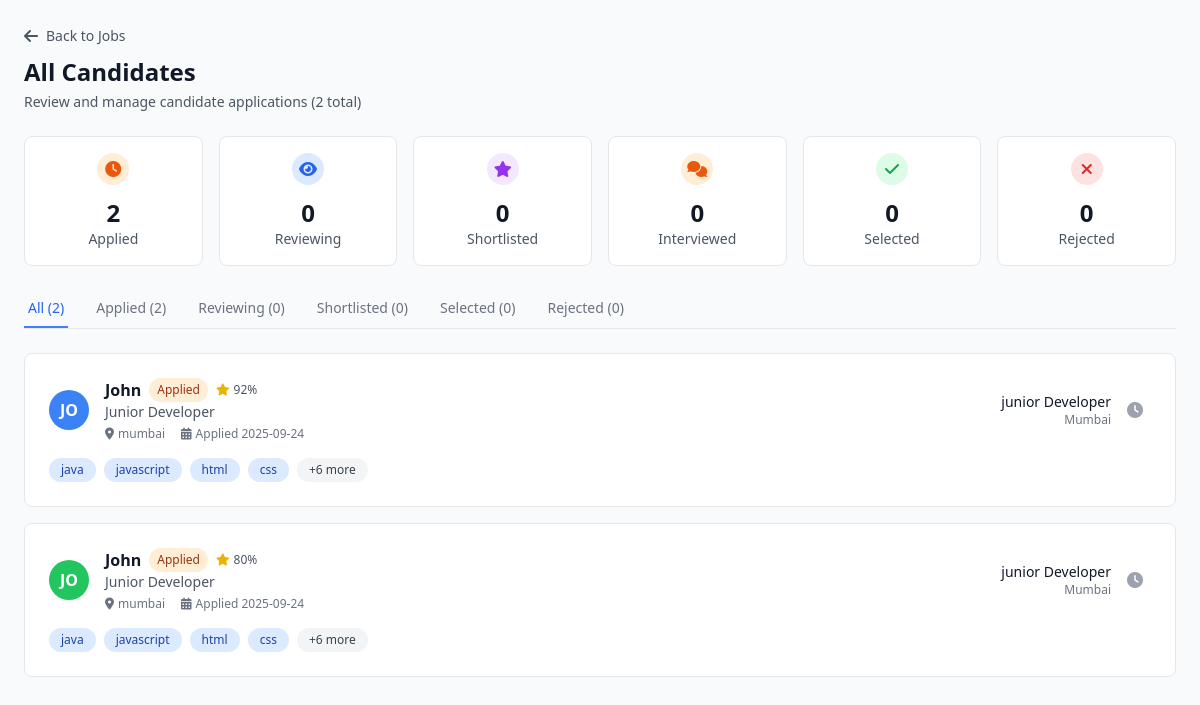
The app's page /recruiter/candidates/ (signed in) with its own data.
### jobs/models.py (models this page shows, shortened)
class Application(models.Model):
    STATUS_CHOICES = [
        ('applied', 'Applied'),
        ('under_review', 'Under Review'),
        ('interview', 'Interview'),
        ('hired', 'Hired'),
        ('rejected', 'Rejected'),
    ]
    job = models.ForeignKey('Job', on_delete=models.CASCADE, related_name='applications')
    developer = models.ForeignKey(User, on_delete=models.CASCADE, related_name='applications')
    status = models.CharField(max_length=20, choices=STATUS_CHOICES, default='applied')
    applied_at = models.DateTimeField(default=timezone.now)
    updated_at = models.DateTimeField(auto_now=True)
    notes = models.TextField(blank=True, null=True)  # For internal recruiter notes
    class Meta:
        unique_together = ('job', 'developer')  # Prevent duplicate applications
        ordering = ['-applied_at']

class Job(models.Model):
    recruiter = models.ForeignKey(settings.AUTH_USER_MODEL, on_delete=models.CASCADE, related_name='jobs')
    title = models.CharField(max_length=255)
    department = models.CharField(max_length=255, blank=True, null=True)
    job_type = models.CharField(max_length=20, choices=JOB_TYPE_CHOICES, default='full-time')
    location = models.CharField(max_length=255, blank=True, null=True)
    salary_min = models.PositiveIntegerField(blank=True, null=True)
    salary_max = models.PositiveIntegerField(blank=True, null=True)
    description = models.TextField(blank=True, null=True)
    requirements = models.JSONField(default=list, blank=True)
    benefits = models.JSONField(default=list, blank=True)
    status = models.CharField(max_length=20, choices=STATUS_CHOICES, default='draft')
    created_at = models.DateTimeField(auto_now_add=True)

### accounts/models.py (models this page shows, shortened)
class DeveloperProfile(models.Model):
    user = models.OneToOneField(User, on_delete=models.CASCADE)
    username = models.CharField(max_length=100)
    phone = models.CharField(max_length=15)
    location = models.CharField(max_length=100)
    title = models.CharField(max_length=100)
    experience = models.CharField(max_length=50)
    salary = models.DecimalField(max_digits=10, decimal_places=2, null=True, blank=True)
    summary = models.TextField()
    github_url = models.URLField(blank=True, null=True)
    leetcode_url = models.URLField(blank=True, null=True)
    resume = models.FileField(upload_to="resumes/", null=True, blank=True)
    skills = models.JSONField(default=list, blank=True)  # ✅ store parsed keywords

### recruiter/views.py (the view)
# urls.py: path('candidates/', views.all_candidates, name='all_candidates'),
@login_required
def all_candidates(request):
    recruiter = request.user
    applications = Application.objects.filter(
        job__recruiter=recruiter
    ).select_related(
        'job', 'developer'
    ).order_by('-applied_at')
    stats = {
        'applied': applications.filter(status='applied').count(),
        'under_review': applications.filter(status='under_review').count(),
        'interview': applications.filter(status='interview').count(),
        'hired': applications.filter(status='hired').count(),
        'rejected': applications.filter(status='rejected').count(),
    }
    ai_matcher = JobMatchingAI()
    processed_applications = []
    for app in applications:
        try:
            profile = DeveloperProfile.objects.get(user=app.developer)
        except DeveloperProfile.DoesNotExist:
            profile = type('Profile', (), {
                'username': app.developer.email.split('@')[0],  # Use email prefix as fallback
                'title': 'Developer',
                'location': 'Not specified',
                'skills': [],
            })()
        match_analysis = ai_matcher.calculate_comprehensive_match_score(profile, app.job)
        candidate_skills = getattr(profile, 'skills', []) or []
        if isinstance(candidate_skills, str):
            try:
                candidate_skills = json.loads(candidate_skills)
            except:
                candidate_skills = []
        processed_applications.append({
            'application': app,
            'profile': profile,
            'match_score': int(match_analysis.get('overall_score', 0)),
            'skills': candidate_skills[:4] if candidate_skills else [],
            'extra_skills_count': max(0, len(candidate_skills) - 4) if candidate_skills else 0,
            'match_analysis': match_analysis,
        })
    processed_applications.sort(key=lambda x: x['match_score'], reverse=True)
    context = {
        'applications': processed_applications,
        'stats': stats,
        'total_candidates': len(processed_applications),
    }
    return render(request, 'recruiter/all_candidates.html', context)

### templates/recruiter/all_candidates.html (shortened to what this page needs)
<!DOCTYPE html>
<html lang="en">
<head>
    <script src="https://cdn.tailwindcss.com"></script>
    <link href="https://cdnjs.cloudflare.com/ajax/libs/font-awesome/6.0.0/css/all.min.css" rel="stylesheet">
</head>
<body class="bg-gray-50 font-sans">
    <div class="max-w-7xl mx-auto p-6">
        <div class="mb-6">
            <div class="flex items-center mb-2">
                <button class="flex items-center text-gray-600 hover:text-gray-800 mr-4">
                    <a href="{% url 'recruiter:dashboard' %}"><i class="fas fa-arrow-left mr-2"></i></a>
                    <span class="text-sm font-medium">Back to Jobs</span>
                </button>
            </div>
            <h1 class="text-2xl font-semibold text-gray-900 mb-1">All Candidates</h1>
            <p class="text-gray-600 text-sm">Review and manage candidate applications ({{ total_candidates }} total)</p>
        </div>
        <div class="grid grid-cols-6 gap-4 mb-8">
            <div class="bg-white rounded-lg p-4 border border-gray-200 hover:shadow-md transition-shadow">
                <div class="flex items-center justify-center w-8 h-8 bg-orange-100 rounded-full mb-3 mx-auto">
                    <i class="fas fa-clock text-orange-600"></i>
                </div>
                <div class="text-center">
                    <h3 class="text-2xl font-bold text-gray-900">{{ stats.applied }}</h3>
                    <p class="text-sm text-gray-600">Applied</p>
                </div>
            </div>
            <div class="bg-white rounded-lg p-4 border border-gray-200 hover:shadow-md transition-shadow">
                <div class="flex items-center justify-center w-8 h-8 bg-blue-100 rounded-full mb-3 mx-auto">
                    <i class="fas fa-eye text-blue-600"></i>
                </div>
                <div class="text-center">
                    <h3 class="text-2xl font-bold text-gray-900">{{ stats.under_review }}</h3>
                    <p class="text-sm text-gray-600">Reviewing</p>
                </div>
            </div>
            <div class="bg-white rounded-lg p-4 border border-gray-200 hover:shadow-md transition-shadow">
                <div class="flex items-center justify-center w-8 h-8 bg-purple-100 rounded-full mb-3 mx-auto">
                    <i class="fas fa-star text-purple-600"></i>
                </div>
                <div class="text-center">
                    <h3 class="text-2xl font-bold text-gray-900">{{ stats.interview }}</h3>
                    <p class="text-sm text-gray-600">Shortlisted</p>
                </div>
            </div>
            <div class="bg-white rounded-lg p-4 border border-gray-200 hover:shadow-md transition-shadow">
                <div class="flex items-center justify-center w-8 h-8 bg-orange-100 rounded-full mb-3 mx-auto">
                    <i class="fas fa-comments text-orange-600"></i>
                </div>
                <div class="text-center">
                    <h3 class="text-2xl font-bold text-gray-900">{{ stats.interviewed|default:0 }}</h3>
                    <p class="text-sm text-gray-600">Interviewed</p>
                </div>
            </div>
            <div class="bg-white rounded-lg p-4 border border-gray-200 hover:shadow-md transition-shadow">
                <div class="flex items-center justify-center w-8 h-8 bg-green-100 rounded-full mb-3 mx-auto">
                    <i class="fas fa-check text-green-600"></i>
                </div>
                <div class="text-center">
                    <h3 class="text-2xl font-bold text-gray-900">{{ stats.hired }}</h3>
                    <p class="text-sm text-gray-600">Selected</p>
                </div>
            </div>
            <div class="bg-white rounded-lg p-4 border border-gray-200 hover:shadow-md transition-shadow">
                <div class="flex items-center justify-center w-8 h-8 bg-red-100 rounded-full mb-3 mx-auto">
                    <i class="fas fa-times text-red-600"></i>
                </div>
                <div class="text-center">
                    <h3 class="text-2xl font-bold text-gray-900">{{ stats.rejected }}</h3>
                    <p class="text-sm text-gray-600">Rejected</p>
                </div>
            </div>
        </div>
        <div class="mb-6">
            <div class="flex space-x-6 border-b border-gray-200">
                <button class="pb-2 px-1 border-b-2 border-blue-500 text-sm font-medium text-blue-600 tab-filter" data-status="all">
                    All ({{ total_candidates }})
                </button>
                <button class="pb-2 px-1 border-b-2 border-transparent text-sm font-medium text-gray-500 hover:text-gray-700 tab-filter" data-status="applied">
                    Applied ({{ stats.applied }})
                </button>
                <button class="pb-2 px-1 border-b-2 border-transparent text-sm font-medium text-gray-500 hover:text-gray-700 tab-filter" data-status="under_review">
                    Reviewing ({{ stats.under_review }})
                </button>
                <button class="pb-2 px-1 border-b-2 border-transparent text-sm font-medium text-gray-500 hover:text-gray-700 tab-filter" data-status="interview">
                    Shortlisted ({{ stats.interview }})
                </button>
                <button class="pb-2 px-1 border-b-2 border-transparent text-sm font-medium text-gray-500 hover:text-gray-700 tab-filter" data-status="hired">
                    Selected ({{ stats.hired }})
                </button>
                <button class="pb-2 px-1 border-b-2 border-transparent text-sm font-medium text-gray-500 hover:text-gray-700 tab-filter" data-status="rejected">
                    Rejected ({{ stats.rejected }})
                </button>
            </div>
        </div>
        <div class="space-y-4" id="candidates-list">
            {% for app_data in applications %}
            {% with application=app_data.application profile=app_data.profile %}
            <div class="bg-white rounded-lg p-6 border border-gray-200 candidate-card cursor-pointer"
                 data-status="{{ application.status }}"
                 onclick="window.location.href='{% url 'recruiter:candidate_detail' application.id %}'">
                <div class="flex items-center justify-between">
                    <div class="flex items-center space-x-4">
                        <div class="w-10 h-10 {% cycle 'bg-blue-500' 'bg-green-500' 'bg-purple-500' 'bg-red-500' 'bg-yellow-500' 'bg-indigo-500' %} rounded-full flex items-center justify-center text-white font-semibold">
                            {{ profile.username|slice:":2"|upper }}
                        </div>
                        <div>
                            <div class="flex items-center space-x-2">
                                <h3 class="font-semibold text-gray-900">{{ profile.username }}</h3>
                                <span class="px-2 py-1 rounded-full text-xs font-medium
                                    {% if application.status == 'applied' %}
                                        bg-orange-100 text-orange-800
                                    {% elif application.status == 'under_review' %}
                                        bg-blue-100 text-blue-800
                                    {% elif application.status == 'interview' %}
                                        bg-purple-100 text-purple-800
                                    {% elif application.status == 'hired' %}
                                        bg-green-100 text-green-800
                                    {% elif application.status == 'rejected' %}
                                        bg-red-100 text-red-800
                                    {% else %}
                                        bg-gray-100 text-gray-800
                                    {% endif %}
                                ">
                                    {% if application.status == 'applied' %}Applied
                                    {% elif application.status == 'under_review' %}Reviewing
                                    {% elif application.status == 'interview' %}Shortlisted
                                    {% elif application.status == 'hired' %}Selected
                                    {% elif application.status == 'rejected' %}Rejected
                                    {% else %}{{ application.status|title }}
                                    {% endif %}
                                </span>
                                <div class="flex items-center text-yellow-500">
                                    <i class="fas fa-star text-xs"></i>
                                    <span class="text-xs text-gray-600 ml-1">{{ app_data.match_score }}%</span>
                                </div>
                            </div>
                            <p class="text-gray-600 text-sm">{{ profile.title|default:"Software Developer" }}</p>
                            <div class="flex items-center text-xs text-gray-500 mt-1">
                                <i class="fas fa-map-marker-alt mr-1"></i>
                                <span>{{ profile.location|default:"Location not specified" }}</span>
                                <i class="fas fa-calendar-alt ml-4 mr-1"></i>
                                <span>Applied {{ application.applied_at|date:"Y-m-d" }}</span>
                            </div>
                        </div>
                    </div>
                    <div class="flex items-center space-x-2">
                        <div class="text-right">
                            <p class="text-sm font-medium text-gray-900">{{ application.job.title }}</p>
                            <p class="text-xs text-gray-500">{{ application.job.location }}</p>
                        </div>
                        <button class="p-2 text-gray-400 hover:text-gray-600" onclick="event.stopPropagation();">
                            {% if application.status == 'applied' %}
                                <i class="fas fa-clock"></i>
                            {% elif application.status == 'under_review' %}
                                <i class="fas fa-eye text-blue-500"></i>
                            {% elif application.status == 'interview' %}
                                <i class="fas fa-star text-purple-500"></i>
                            {% elif application.status == 'hired' %}
                                <i class="fas fa-check text-green-500"></i>
                            {% elif application.status == 'rejected' %}
                                <i class="fas fa-times text-red-500"></i>
                            {% else %}
                                <i class="fas fa-user"></i>
                            {% endif %}
                        </button>
                    </div>
                </div>
                <div class="mt-4">
                    <div class="flex flex-wrap gap-2">
                        {% for skill in app_data.skills %}
                        <span class="px-3 py-1 bg-blue-100 text-blue-800 rounded-full text-xs font-medium">{{ skill }}</span>
                        {% endfor %}
                        {% if app_data.extra_skills_count > 0 %}
                        <span class="px-3 py-1 bg-gray-100 text-gray-700 rounded-full text-xs font-medium">+{{ app_data.extra_skills_count }} more</span>
                        {% endif %}
                    </div>
                </div>
            </div>
            {% endwith %}
            {% endfor %}
        </div>
    </div>
</body>
</html>

### records on screen
Application: profile.username "JO", profile.username "John", status "Applied", match_score "92", profile "Junior Developer", profile.location "mumbai", application.applied_at "2025-09-24", application.job "junior Developer", application.job.location "Mumbai", skills "java" "javascript" "html" "css", extra_skills_count "6"
Application: profile.username "JO", profile.username "John", status "Applied", match_score "80", profile "Junior Developer", profile.location "mumbai", application.applied_at "2025-09-24", application.job "junior Developer", application.job.location "Mumbai", skills "java" "javascript" "html" "css", extra_skills_count "6"

### other values on screen
{{ total_candidates }} "2"
{{ stats.applied }} "2"
{{ stats.under_review }} "0"
{{ stats.interview }} "0"
{{ stats.interviewed|default:0 }} "0"
{{ stats.hired }} "0"
{{ stats.rejected }} "0"
